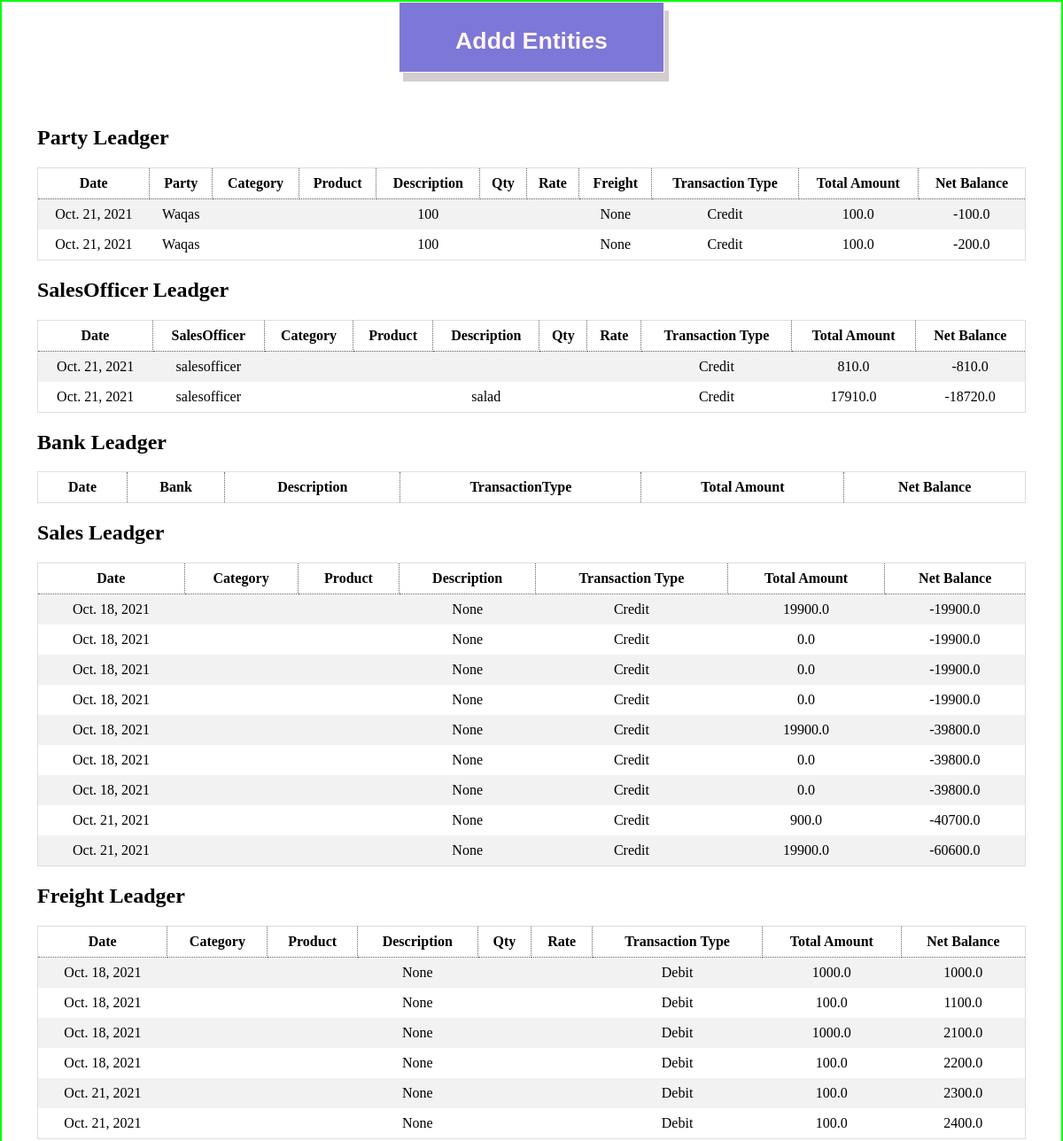
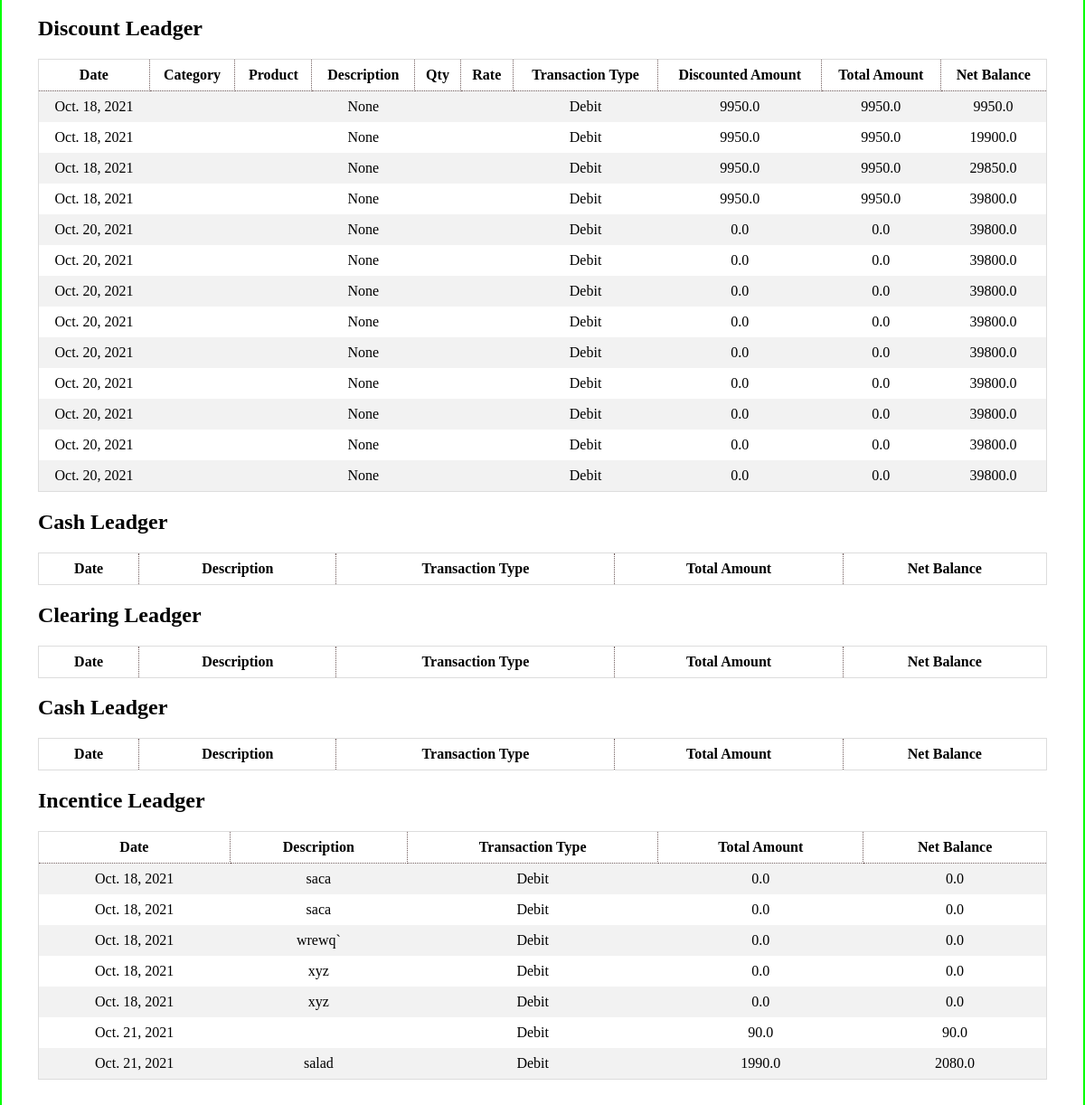
Page /apis/test on the earlier database version (2 pictures, top to bottom).
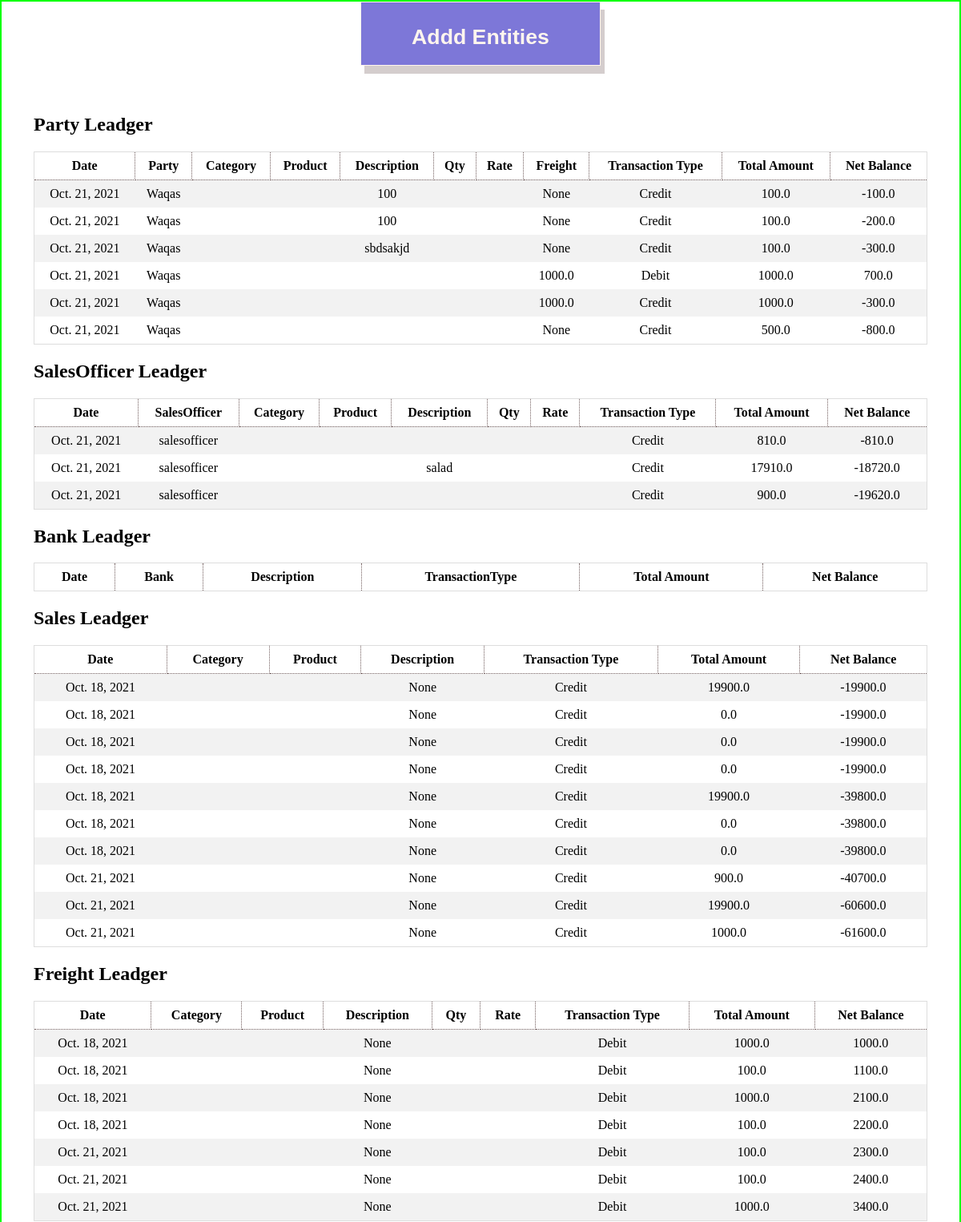
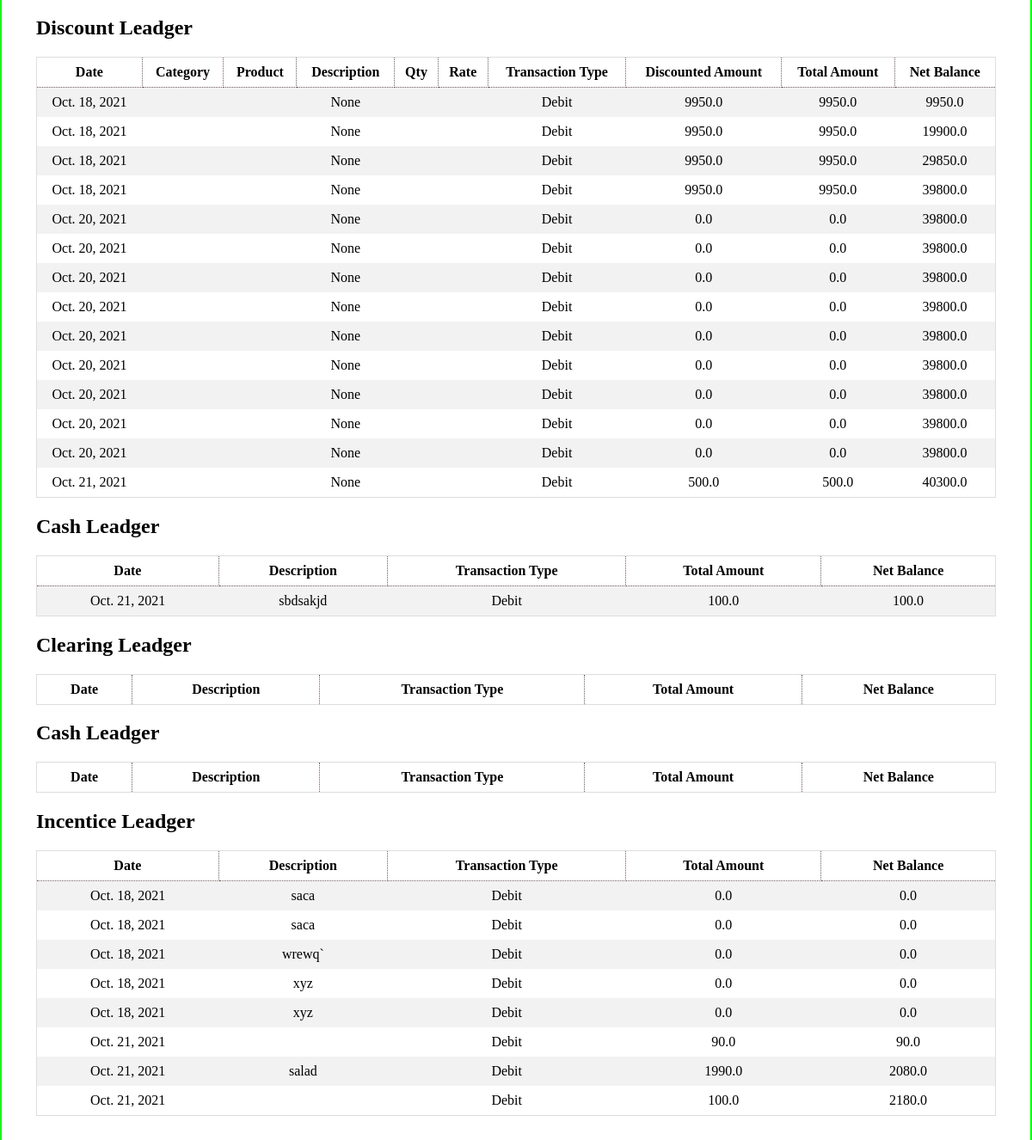
Same page on the later database version (2 pictures, top to bottom).
### app/models.py (models this page shows, shortened)
class Ledger(models.Model):
    date = models.DateField(default=timezone.now, blank=True)
    description = models.CharField(max_length=50, null=True)
    transaction_type = models.CharField(max_length=50, choices=(
        ('Debit', 'Debit'), ('Credit', 'Credit')))
    total_amount = models.FloatField(null=True)
    net_balance = models.FloatField(blank=True, default=0.0)

class PartyLedger(Ledger):
    party = models.ForeignKey(Party,on_delete=models.CASCADE)
    sales_officer = models.ForeignKey(SalesOfficer, on_delete=models.CASCADE)
    freight = models.FloatField(blank=True,null=True)

class Ledger(models.Model):
    date = models.DateField(default=timezone.now, blank=True)
    description = models.CharField(max_length=50, null=True)
    transaction_type = models.CharField(max_length=50, choices=(
        ('Debit', 'Debit'), ('Credit', 'Credit')))
    total_amount = models.FloatField(null=True)
    net_balance = models.FloatField(blank=True, default=0.0)

class Party(models.Model):
    ref_id = models.IntegerField(blank=True,null=True)
    name = models.CharField(max_length=30, unique=True)
    email = models.EmailField(max_length=30, unique=True)
    area = models.CharField(max_length=300)
    zone = models.CharField(max_length=300)
    region = models.CharField(max_length=300)
    contact = models.CharField(max_length=13)
    discount = models.ForeignKey(DiscountCategory,on_delete=models.CASCADE)
    sale_officer = models.ForeignKey(SalesOfficer,on_delete=models.CASCADE)
    category = models.ForeignKey(Category,on_delete=models.SET_NULL,null=True)
    creditLimit = models.FloatField()
    salesTarget = models.FloatField()
    opening_Balance = models.FloatField()
    current_Balance = models.FloatField(blank=True, null=True)
    SCI = models.FileField(null=True,blank=True,upload_to='Security Check Images')
    TOR = models.FileField(null=True,blank=True,upload_to='Terms of Recoreds')
    date = models.DateField(default=timezone.now, blank=True)
    def __str__(self):
        return self.name

class SalesOfficerLedger(Ledger):
    sales_officer = models.ForeignKey(SalesOfficer, on_delete=models.CASCADE)
    party_order = models.IntegerField(null=True,blank=True)

class SalesOfficer(models.Model):
    name = models.CharField(max_length=200,unique=True)
    commission = models.FloatField(default=0.0)
    contact = models.CharField(max_length=13)
    opening_Balance = models.FloatField()
    current_Balance = models.FloatField(blank=True, null=True)
    user = models.OneToOneField(User,on_delete=models.CASCADE)
    date = models.DateField(default=timezone.now, blank=True)
    def __str__(self):
        return self.name

class SalesLedger(Ledger):
    sales_person = models.ForeignKey(SalesPerson,on_delete=models.CASCADE)

class FreightLedger(Ledger):
    freight_person = models.ForeignKey(FreightPerson,on_delete=models.CASCADE)
    freight = models.FloatField()

class DiscountLedger(Ledger):
    discount_person = models.ForeignKey(DiscountPerson,on_delete=models.CASCADE)
    discounted_amount = models.FloatField()

class IncentiveLedger(Ledger):
    incentive_person = models.ForeignKey(IncentivePerson,on_delete=models.CASCADE)

class CashLedger(Ledger):
    cash_person = models.ForeignKey(CashPerson,on_delete=models.CASCADE)

### app/views.py (the view)
# urls.py: path('test',views.Test),
def Test(request):
    party = m.PartyLedger.objects.all()
    salesofficer = m.SalesOfficerLedger.objects.all()
    sales = m.SalesLedger.objects.all()
    bank = m.BankLedger.objects.all()
    freight = m.FreightLedger.objects.all()
    discount = m.DiscountLedger.objects.all()
    cleariing = m.ClearingLedger.objects.all()
    cash = m.CashLedger.objects.all()
    incentive = m.IncentiveLedger.objects.all()
    response_dict = {'Party':party,'SalesOfficer':salesofficer,'Sales':sales,'Bank':bank,'Freight':freight
                    ,'Discount':discount,'Cash':cash,'Clearing':cleariing,'Incentive':incentive }
    return render(request,'test.html',response_dict)

### app/templates/test.html (shortened to what this page needs)
<!DOCTYPE html>
<html>
<head>
</head>
<body>
    <div style="width: 100wh;text-align: center;">
        <div>
            <button class='addBtn' onclick="Add()" id='btn'>
                <h1>Addd Entities</h1>
            </button>
        </div>
    </div>
    <div class="container">
        <h2>Party Leadger</h2>
        <div style="overflow-x:auto;">
            <table>
                <tr>
                    <th>Date</th>
                    <th>Party</th>
                    <th>Category</th>
                    <th>Product</th>
                    <th>Description</th>
                    <th>Qty</th>
                    <th>Rate</th>
                    <th>Freight</th>
                    <th>Transaction Type</th>
                    <th>Total Amount</th>
                    <th>Net Balance</th>
                </tr>
                {% for r in Party %}
                <tr>
                    <td>{{r.date}}</td>
                    <td>{{r.party}}</td>
                    <td>{{r.category}}</td>
                    <td>{{r.product}}</td>
                    <td>{{r.description}}</td>
                    <td>{{r.qty}}</td>
                    <td>{{r.rate}}</td>
                    <td>{{r.freight}}</td>
                    <td>{{r.transaction_type}}</td>
                    <td>{{r.total_amount}}</td>
                    <td>{{r.net_balance}}</td>
                </tr>
                {% endfor %}
            </table>
        </div>
        <h2>SalesOfficer Leadger</h2>
        <div style="overflow-x:auto;">
            <table>
                <tr>
                    <th>Date</th>
                    <th>SalesOfficer</th>
                    <th>Category</th>
                    <th>Product</th>
                    <th>Description</th>
                    <th>Qty</th>
                    <th>Rate</th>
                    <th>Transaction Type</th>
                    <th>Total Amount</th>
                    <th>Net Balance</th>
                </tr>
                {% for r in SalesOfficer %}
                <tr>
                    <td>{{r.date}}</td>
                    <td>{{r.sales_officer}}</td>
                    <td>{{r.category}}</td>
                    <td>{{r.product}}</td>
                    <td>{{r.description}}</td>
                    <td>{{r.qty}}</td>
                    <td>{{r.rate}}</td>
                    <td>{{r.transaction_type}}</td>
                    <td>{{r.total_amount}}</td>
                    <td>{{r.net_balance}}</td>
                </tr>
                {% endfor %}
            </table>
        </div>
        <h2>Bank Leadger</h2>
        <div style="overflow-x:auto;">
            <table>
                <tr>
                    <th>Date</th>
                    <th>Bank</th>
                    <th>Description</th>
                    <th>TransactionType</th>
                    <th>Total Amount</th>
                    <th>Net Balance</th>
                </tr>
            </table>
        </div>
        <h2>Sales Leadger</h2>
        <div style="overflow-x:auto;">
            <table>
                <tr>
                    <th>Date</th>
                    <th>Category</th>
                    <th>Product</th>
                    <th>Description</th>
                    <th>Transaction Type</th>
                    <th>Total Amount</th>
                    <th>Net Balance</th>
                </tr>
                {% for r in Sales %}
                <tr>
                    <td>{{r.date}}</td>
                    <td>{{r.category}}</td>
                    <td>{{r.product}}</td>
                    <td>{{r.description}}</td>
                    <td>{{r.transaction_type}}</td>
                    <td>{{r.total_amount}}</td>
                    <td>{{r.net_balance}}</td>
                </tr>
                {% endfor %}
            </table>
        </div>
        <h2>Freight Leadger</h2>
        <div style="overflow-x:auto;">
            <table>
                <tr>
                    <th>Date</th>
                    <th>Category</th>
                    <th>Product</th>
                    <th>Description</th>
                    <th>Qty</th>
                    <th>Rate</th>
                    <th>Transaction Type</th>
                    <th>Total Amount</th>
                    <th>Net Balance</th>
                </tr>
                {% for r in Freight %}
                <tr>
                    <td>{{r.date}}</td>
                    <td>{{r.category}}</td>
                    <td>{{r.product}}</td>
                    <td>{{r.description}}</td>
                    <td>{{r.qty}}</td>
                    <td>{{r.rate}}</td>
                    <td>{{r.transaction_type}}</td>
                    <td>{{r.total_amount}}</td>
                    <td>{{r.net_balance}}</td>
                </tr>
                {% endfor %}
            </table>
        </div>
        <h2>Discount Leadger</h2>
        <div style="overflow-x:auto;">
            <table>
                <tr>
                    <th>Date</th>
                    <th>Category</th>
                    <th>Product</th>
                    <th>Description</th>
                    <th>Qty</th>
                    <th>Rate</th>
                    <th>Transaction Type</th>
                    <th>Discounted Amount</th>
                    <th>Total Amount</th>
                    <th>Net Balance</th>
                </tr>
                {% for r in Discount %}
                <tr>
                    <td>{{r.date}}</td>
                    <td>{{r.category}}</td>
                    <td>{{r.product}}</td>
                    <td>{{r.description}}</td>
                    <td>{{r.qty}}</td>
                    <td>{{r.rate}}</td>
                    <td>{{r.transaction_type}}</td>
                    <td>{{r.discounted_amount}}</td>
                    <td>{{r.total_amount}}</td>
                    <td>{{r.net_balance}}</td>
                </tr>
                {% endfor %}
            </table>
        </div>
        <h2>Cash Leadger</h2>
        <div style="overflow-x:auto;">
            <table>
                <tr>
                    <th>Date</th>
                    <th>Description</th>
                    <th>Transaction Type</th>
                    <th>Total Amount</th>
                    <th>Net Balance</th>
                </tr>
                {% for r in Cash %}
                <tr>
                    <td>{{r.date}}</td>
                    <td>{{r.description}}</td>
                    <td>{{r.transaction_type}}</td>
                    <td>{{r.total_amount}}</td>
                    <td>{{r.net_balance}}</td>
                </tr>
                {% endfor %}
            </table>
        </div>
        <h2>Clearing Leadger</h2>
        <div style="overflow-x:auto;">
            <table>
                <tr>
                    <th>Date</th>
                    <th>Description</th>
                    <th>Transaction Type</th>
                    <th>Total Amount</th>
                    <th>Net Balance</th>
                </tr>
            </table>
        </div>
        <h2>Cash Leadger</h2>
        <div style="overflow-x:auto;">
            <table>
                <tr>
                    <th>Date</th>
                    <th>Description</th>
                    <th>Transaction Type</th>
                    <th>Total Amount</th>
                    <th>Net Balance</th>
                </tr>
            </table>
        </div>
        <h2>Incentice Leadger</h2>
        <div style="overflow-x:auto;">
            <table>
                <tr>
                    <th>Date</th>
                    <th>Description</th>
                    <th>Transaction Type</th>
                    <th>Total Amount</th>
                    <th>Net Balance</th>
                </tr>
                {% for r in Incentive %}
                <tr>
                    <td>{{r.date}}</td>
                    <td>{{r.description}}</td>
                    <td>{{r.transaction_type}}</td>
                    <td>{{r.total_amount}}</td>
                    <td>{{r.net_balance}}</td>
                </tr>
                {% endfor %}
            </table>
        </div>
    </div>
</body>
</html>

### app/templates/test.html (style rules this page uses)
table { border-collapse: collapse; border-spacing: 0; width: 100%; border: 1px solid #ddd; }
th { border: 1px dotted rgb(112, 92, 92); }
th, td { text-align: center; padding: 8px; }
tr:nth-child(even) { background-color: #f2f2f2 }
.addBtn { border: 1px solid; padding: 10px; box-shadow: 5px 10px #d4cdcd; width: 25vw; height: 80px; background-color: rgb(125, 119, 216); color: seashell; font-weight: 600; }
.container { padding: 40px; }
body { border: 2px double rgb(0, 255, 0); margin: 0; padding: 0; }

Differences in the rows shown:
added PartyLedger: date "Oct. 21, 2021", party "Waqas", description "sbdsakjd", freight "None", transaction_type "Credit", total_amount "100.0", net_balance "-300.0"
added PartyLedger: date "Oct. 21, 2021", party "Waqas", freight "1000.0", transaction_type "Debit", total_amount "1000.0", net_balance "700.0"
added PartyLedger: date "Oct. 21, 2021", party "Waqas", freight "1000.0", transaction_type "Credit", total_amount "1000.0", net_balance "-300.0"
added PartyLedger: date "Oct. 21, 2021", party "Waqas", freight "None", transaction_type "Credit", total_amount "500.0", net_balance "-800.0"
added SalesOfficerLedger: date "Oct. 21, 2021", sales_officer "salesofficer", transaction_type "Credit", total_amount "900.0", net_balance "-19620.0"
added SalesLedger: date "Oct. 21, 2021", description "None", transaction_type "Credit", total_amount "1000.0", net_balance "-61600.0"
added FreightLedger: date "Oct. 21, 2021", description "None", transaction_type "Debit", total_amount "1000.0", net_balance "3400.0"
added DiscountLedger: date "Oct. 21, 2021", description "None", transaction_type "Debit", discounted_amount "500.0", total_amount "500.0", net_balance "40300.0"
added CashLedger: date "Oct. 21, 2021", description "sbdsakjd", transaction_type "Debit", total_amount "100.0", net_balance "100.0"
added IncentiveLedger: date "Oct. 21, 2021", transaction_type "Debit", total_amount "100.0", net_balance "2180.0"
